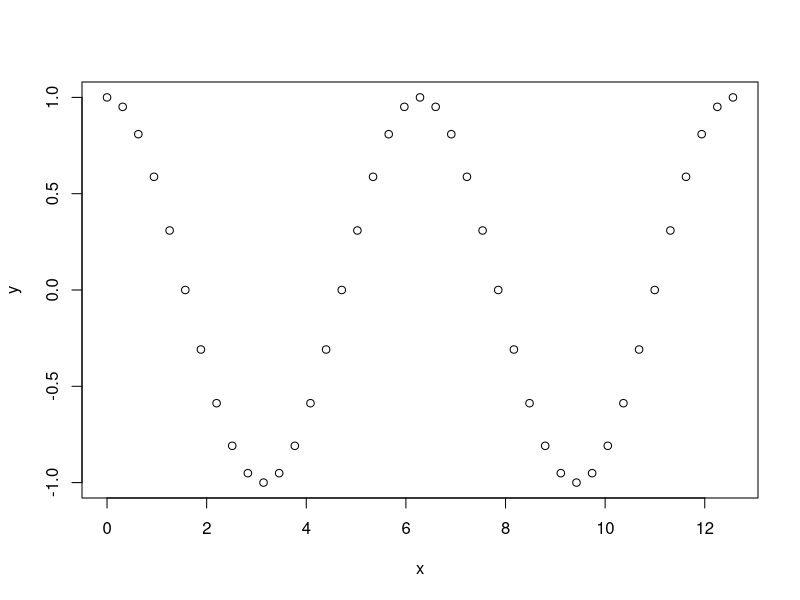

This figure's R source:
### Covariance and correlation
# water table example data
water <- read.table("water_table.txt",header=TRUE)
attach(water)
names(water)

cor(Summer, Winter)

cor.test(Summer,Winter)

### Correlation of sine and cosine?
x <- seq(0,4*pi,pi/10)
y <- cos(x)
cor(x,y)
cor.test(x,y)
plot(x,y)

cor(x,y,method="kendall")
cor.test(x,y,method="kendall")

cor(x,y,method="spearman")
cor.test(x,y,method="spearman")
